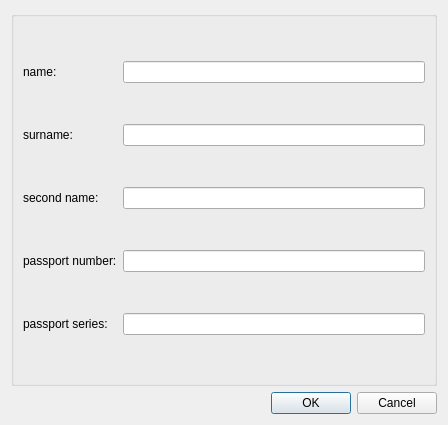
<?xml version="1.0" encoding="UTF-8"?>
<ui version="4.0">
 <class>ChangePersonWindow</class>
 <widget class="QDialog" name="ChangePersonWindow">
  <property name="geometry">
   <rect>
    <x>0</x>
    <y>0</y>
    <width>448</width>
    <height>425</height>
   </rect>
  </property>
  <property name="windowTitle">
   <string>Dialog</string>
  </property>
  <layout class="QVBoxLayout" name="verticalLayout">
   <item>
    <widget class="QGroupBox" name="groupBox">
     <property name="title">
      <string/>
     </property>
     <layout class="QHBoxLayout" name="horizontalLayout">
      <item>
       <layout class="QGridLayout" name="gridLayout">
        <item row="1" column="0">
         <widget class="QLabel" name="label_2">
          <property name="text">
           <string>surname:</string>
          </property>
         </widget>
        </item>
        <item row="1" column="1">
         <widget class="QLineEdit" name="surnameEdit"/>
        </item>
        <item row="0" column="0">
         <widget class="QLabel" name="label">
          <property name="text">
           <string>name:</string>
          </property>
         </widget>
        </item>
        <item row="0" column="1">
         <widget class="QLineEdit" name="nameEdit"/>
        </item>
        <item row="2" column="1">
         <widget class="QLineEdit" name="secondNameEdit"/>
        </item>
        <item row="2" column="0">
         <widget class="QLabel" name="label_3">
          <property name="text">
           <string>second name:</string>
          </property>
         </widget>
        </item>
        <item row="3" column="1">
         <widget class="QLineEdit" name="passportNumberEdit"/>
        </item>
        <item row="4" column="1">
         <widget class="QLineEdit" name="passportSeriesEdit"/>
        </item>
        <item row="4" column="0">
         <widget class="QLabel" name="label_4">
          <property name="text">
           <string>passport series:</string>
          </property>
         </widget>
        </item>
        <item row="3" column="0">
         <widget class="QLabel" name="label_5">
          <property name="text">
           <string>passport number:</string>
          </property>
         </widget>
        </item>
       </layout>
      </item>
     </layout>
    </widget>
   </item>
   <item>
    <widget class="QDialogButtonBox" name="buttonBox">
     <property name="orientation">
      <enum>Qt::Horizontal</enum>
     </property>
     <property name="standardButtons">
      <set>QDialogButtonBox::Cancel|QDialogButtonBox::Ok</set>
     </property>
    </widget>
   </item>
  </layout>
 </widget>
 <resources/>
 <connections>
  <connection>
   <sender>buttonBox</sender>
   <signal>accepted()</signal>
   <receiver>ChangePersonWindow</receiver>
   <slot>accept()</slot>
   <hints>
    <hint type="sourcelabel">
     <x>248</x>
     <y>254</y>
    </hint>
    <hint type="destinationlabel">
     <x>157</x>
     <y>274</y>
    </hint>
   </hints>
  </connection>
  <connection>
   <sender>buttonBox</sender>
   <signal>rejected()</signal>
   <receiver>ChangePersonWindow</receiver>
   <slot>reject()</slot>
   <hints>
    <hint type="sourcelabel">
     <x>316</x>
     <y>260</y>
    </hint>
    <hint type="destinationlabel">
     <x>286</x>
     <y>274</y>
    </hint>
   </hints>
  </connection>
 </connections>
</ui>
